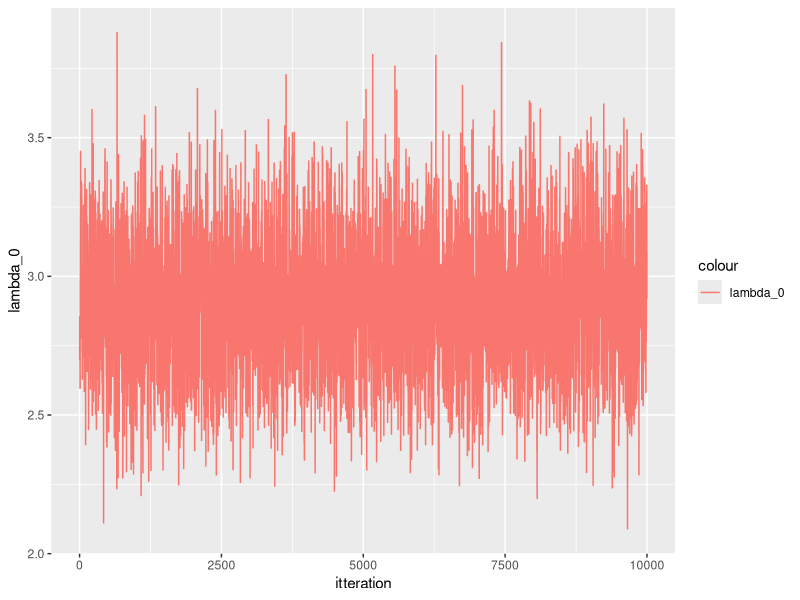
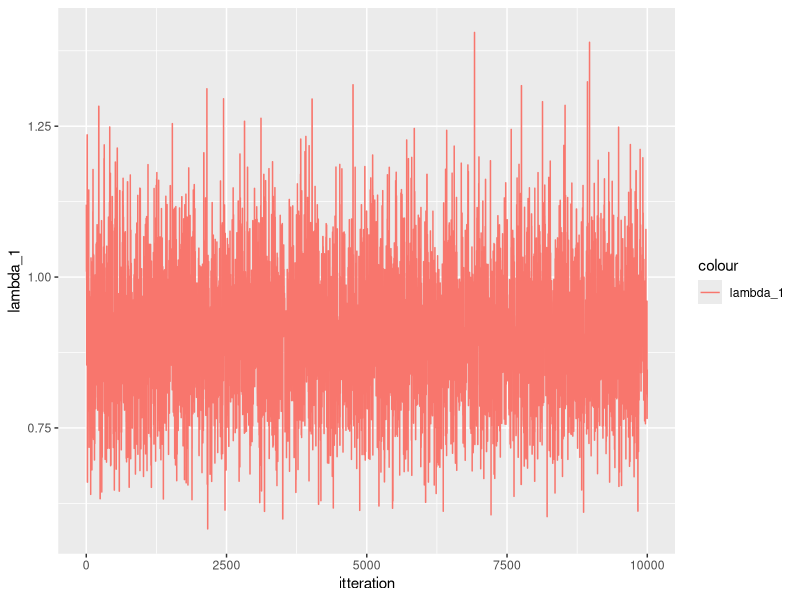
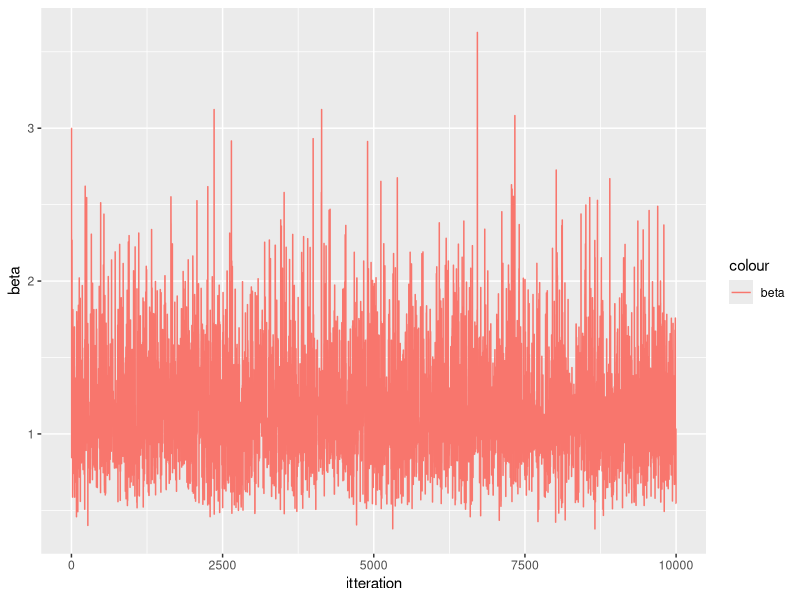
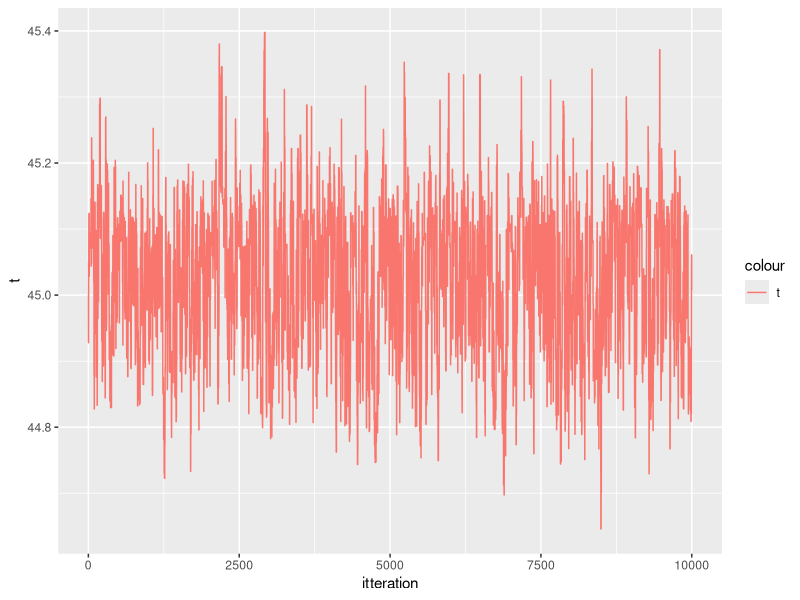
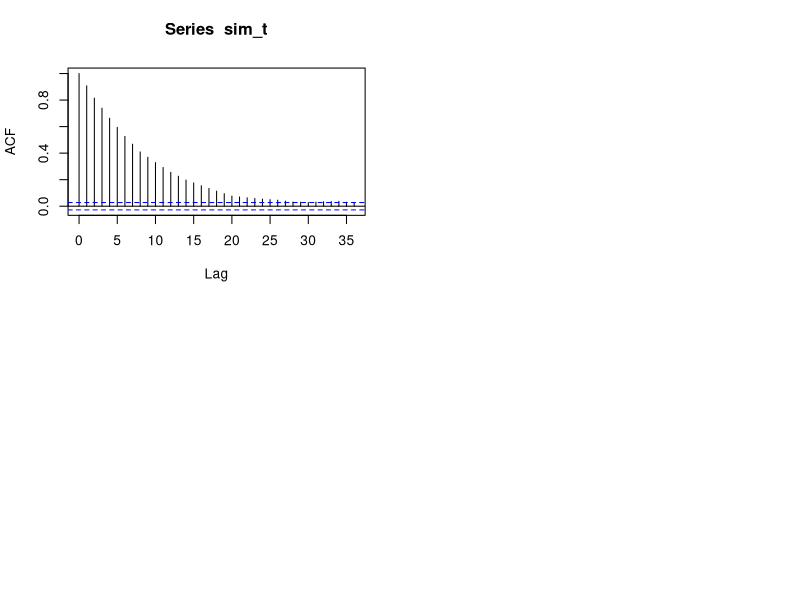

The R script that drew these images, in order:
#MH block

library(boot)
library(data.table)
library(tidyr)
library(ggplot2)
library(gridExtra)

data <- as.data.table(coal)
data[, event:= 1]
data[, cum_event := cumsum(event)]
data[, date := date- 1851]


f_target_1 <- function(lambda_0, lambda_1, t, t_0, t_2, beta, y_0, y_1){
  if(t<t_0){
    return (0)
  }
  if(t> t_2){
    return (0)
  }
  return(exp(-lambda_0*(t-t_0) - lambda_1*(t_2-t)- (1/beta)*(lambda_0 + lambda_1))*lambda_0^{y_0+ 1}*lambda_1^{y_1+1})
}

f_prop_1 <- function(lambda_0, lambda_1, t_given, t_cur, t_0, t_2, beta, y_0, y_1, sigma_t){
  if(t<t_0){
    retval <- 0
  }
  if(t> t_2){
   retval <- 0
  }
  retval <- (dgamma(lambda_0, (y_0 +2), scale= (1/(t_cur - t_0 + 1/beta)))*
    dgamma(lambda_1, (y_1 +2), scale= (1/(t_2 - t_cur + 1/beta)))*
    dnorm(t, t_given,sigma_t))
  return(retval)
}

f_target_2 <- function(lambda_0, lambda_1, beta, t_0, t_2, t, y_0, y_1){
  if(beta<0){
    return (0)
  }
  print("beta_target")
  print(beta)
  return(exp(-lambda_0*(t-t_0) - lambda_1*(t_2-t)- (1/beta)*
               (lambda_0 + lambda_1+1))*lambda_0^{y_0+ 1}*
           lambda_1^{y_1+1}*(1/beta^5))
}

f_prop_2 <- function(lambda_0, lambda_1, t, t_0, t_2, beta_cur, beta_given, y_0, y_1, sigma_beta){
    print("beta_prop")
    print(beta_cur)
    print("scale_prop")
    print(1/(t - t_0 + 1/beta_cur))
    print(1/(t_2 - t + 1/beta_cur))
    print("lambda")
    print(lambda_0)
    print(lambda_1)
    retval <- dgamma(lambda_0, (y_0 +2), scale= (1/(t - t_0 + 1/beta_cur)))*
        dgamma(lambda_1, (y_1+2), scale= (1/(t_2 - t + 1/beta_cur)))*
        dnorm(beta_cur, beta_given, sigma_beta)

  print("retval prop")
  print(retval)
  return (retval)
}

MH_alg <- function(n,data, t_0,t_2, t, lambda_0,lambda_1, beta, sigma_t, sigma_beta){
  
  
  y_0 = sum(data[date <t]$event)
  y_1 = sum(data[date>= t]$event)
  y_0
  y_1
  results <- matrix(nrow = n, ncol = 5)
  results[1, 1:5] <- c(t, lambda_0, lambda_1, beta, 1)
  for(i in 2:(n)){
    print(i)
    if(i %% 2 == 0){
      beta <- results[i-1, 4]
      beta
      t_old <- results[i-1, 1]
      t_old
      t_new <- rnorm(1, t_old, sigma_t)
      print("t_new")
      print(t_new)
      if(t_new <t_0 | t_new > t_2){
        results[i,1:5] <- c(t_old, lambda_0_old, lambda_1_old, beta, 0)
      }else{
     
        #print("t")
        #print(results[i-1,1])
        y_0_old = sum(data[date <t_old]$event)
        y_1_old = sum(data[date>= t_old]$event)
        y_0_n = sum(data[date <t_new]$event)
        y_1_n = sum(data[date>= t_new]$event)
        #print(i)
        #gibs step
        #t <- rexp(1, 1/(lambda_0 - lambda_1)) #must be wrong! 
        lambda_0_old <- results[i-1, 2]
        lambda_1_old <- results[i-1, 3]
        lambda_0 <- rgamma(1, (y_0 +2), scale= (1/(t_new - t_0 + 1/beta)))
         print("scale")
         print(1/(t_new - t_0 + 1/beta))
        # print("t")
        # print(t_new)
         print("beta")
         print(beta)
        lambda_1 <- rgamma(1, (y_1+2), scale=(1/(t_2 - t_new + 1/beta)))
        # print(lambda_0)
        # print(lambda_1)
        
        target_ratio <-  f_target_1(lambda_0, lambda_1, t_new, t_0, t_2, beta, y_0_n, y_1_n)/
          f_target_1(lambda_0_old, lambda_1_old, t_old, t_0, t_2, beta, y_0_old, y_1_old)
        target_ratio
        prop_ratio <- f_prop_1(lambda_0_old, lambda_1_old, t_cur = t_old, t_given = t_new,  t_0, t_2, beta, y_0_old, y_1_old, sigma_t = sigma_t)/
          f_prop_1(lambda_0, lambda_1, t_new, t_given = t_old, t_0, t_2, beta, y_0, y_1, sigma_t = sigma_t)
        prop_ratio
        a <- target_ratio*prop_ratio
        a
        a <- min(1, a)
        a
        print("a")
        print(a)
        u <- runif(1)
        u
        if (u< a){
          results[i, 1:5] <- c(t_new, lambda_0, lambda_1, beta, a)
        } else{
          results[i,1:5] <- c(t_old, lambda_0_old, lambda_1_old, beta, a)
        }
      }
    }
    else{
      t <- results[i-1, 1]
      t
      beta_old <- results[i-1, 4]
      
      beta_new <-  rgamma(1, 6, scale = 1/(lambda_0 + lambda_1 + 1)) 
      
      #WHEN WE DO AS IN THE EXERCISE THINGS CRASH
      
      #beta_new <- rnorm(1, mean = beta_old, sd = sigma_beta)
      
      y_0 = sum(data[date <results[i-1,1]]$event)
      y_1 = sum(data[date>= results[i-1,1]]$event)
      if(beta_new< 0){
        results[i,1:5] <- c(t, lambda_0_old, lambda_1_old, beta_old, 0)
      }else {
        print("t")
        print(t)
        print("beta_o")
        print(beta_old)
        print("beta_n")
        print(beta_new)

        
        lambda_0_n <- rgamma(1, (y_0 + 2), scale= (1/(t_old - t_0 + 1/beta_new)))
        lambda_1_n <- rgamma(1, (y_1 + 2), scale=(1/(t_2 - t_old + 1/beta_new)))
        lambda_0_n
        lambda_1_n
        # print(lambda_0)
        # print(lambda_1)
        
        lambda_0_old <- results[i-1, 2]
        lambda_1_old <- results[i-1, 3]
        
        target_ratio <-  f_target_2(lambda_0, lambda_1, beta_new, t_0, t_2, t, y_0, y_1)/
          f_target_2(lambda_0_old, lambda_1_old, beta_old, t_0, t_2, t, y_0, y_1)
        target_ratio
        
        # THIS ONE RETURNS 0 AND MAKES EVERYTHING CRASH
        
        prop_ratio <- f_prop_2(lambda_0_old, lambda_1_old, beta_cur = beta_old, beta_given = beta_new, t = t, t_0 = t_0, t_2 = t_2, y_0, y_1, sigma_beta = sigma_beta)/
          f_prop_2(lambda_0, lambda_1, beta_cur = beta_new, beta_given = beta_old, t_0 = t_0, t_2 = t_2, t = t, y_0, y_1, sigma_beta = sigma_beta)
        prop_ratio
        
        
        
        # prop_ratio <- (dgamma(lambda_0_old, (y_0 +2), scale= (1/(t - t_0 + 1/beta_old)))*
        #   dgamma(lambda_1_old, (y_1+2), scale= (1/(t_2 - t + 1/beta_old)))*
        #   dgamma(beta_old,  6, scale = 1/(lambda_0_old + lambda_1_old + 1)))/
        #   (dgamma(lambda_0_n, (y_0 +2 ), scale= (1/(t - t_0 + 1/beta_new)))*
        #   dgamma(lambda_1_n, (y_1 +2 ), scale= (1/(t_2 - t+ 1/beta_new)))*
        #   dgamma(beta_new,  6, scale = 1/(lambda_0_n + lambda_1_n + 1)))

        
        #print(target_ratio)
        print("Prop_ratio")
        print(prop_ratio)
        a <- min(1, target_ratio*prop_ratio)
        a
        print("a")
        print(a)
        u <- runif(1)
        u
        if (u< a){
          results[i, 1:5] <- c(t, lambda_0, lambda_1, beta_new, a)
        } else{
          results[i,1:5] <- c(t, lambda_0_old, lambda_1_old, beta_old, a)
        }
      }
    }
  }
  return (results)
}




t =45

lambda_0 <- 135/50
lambda_1 <-  56/50
beta = 3

n = 10000
t_0 = 0
t_2 = 112 #maybe should be 1963? 
sigma_t = 0.1
sigma_beta = 0.3

sim_MH <- MH_alg(n,data, t_0, t_2, t, lambda_0,lambda_1, beta, sigma_t = sigma_t, sigma_beta = sigma_beta)

sim_MH <- as.data.table(sim_MH)

setnames(sim_MH, c("t", "lambda_0", "lambda_1", "beta", "a"))

sim_MH[, itteration := seq(1:n)]
sim_MH

par(mfrow = c(2,2))

q1 <- ggplot(data = sim_MH, aes(x = itteration) )
q1 <- q1 + geom_line(aes(y = lambda_0, colour = "lambda_0"))
q1
q2 <- ggplot(data = sim_MH, aes(x = itteration) )
q2 <- q2 + geom_line(aes(y = lambda_1, colour = "lambda_1"))
q2
q3 <- ggplot(data = sim_MH, aes(x = itteration) )
q3 <- q3 + geom_line(aes(y = beta, colour = "beta"))
q3
q4 <- ggplot(data = sim_MH, aes(x = itteration) )
q4 <- q4 + geom_line(aes(y = t, colour = "t"))
q4

#grid.arrange(q1,q2,q3,q4, ncol = 2)

#only beta has a burn in period! kind of

summary(sim_MH)
3*41 + 0.92*(112-41)

burnin <- 5000

sim_t <- sim_MH$t[burnin:n]

acf(sim_t)
